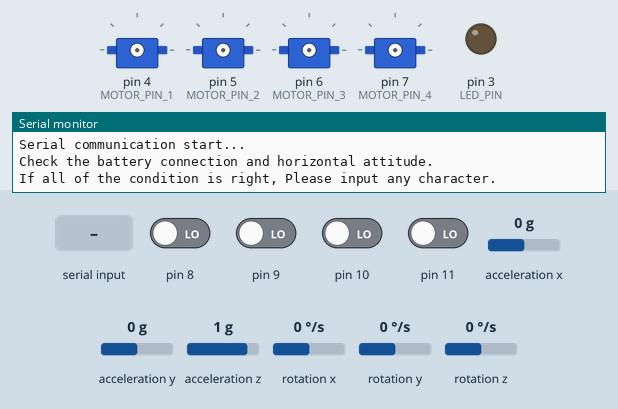
This sketch was run on a simulated Arduino Uno, built with avr-gcc and run on an emulated ATmega328P. Parts: 4 × servo, output pins drawn as LEDs (lit = HIGH), the last lines printed to the serial monitor. Wiring (inferred from the names in the program): MPU-6050 motion sensor at I2C address 0x68. Inputs (shaded band) come from the test bench; at power-on: pin 8–11 LOW, acceleration x 0 g, acceleration y 0 g, acceleration z 1 g, rotation x 0 °/s, rotation y 0 °/s, rotation z 0 °/s.

Above: at 1.0 s.
1.1 s: "1" received over Serial
At 9.3 s:
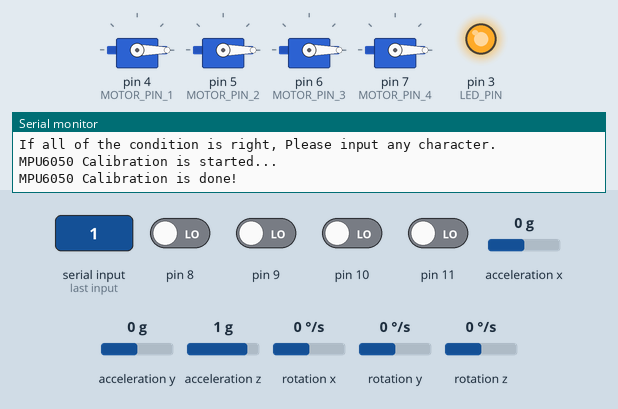
At 11.0 s:
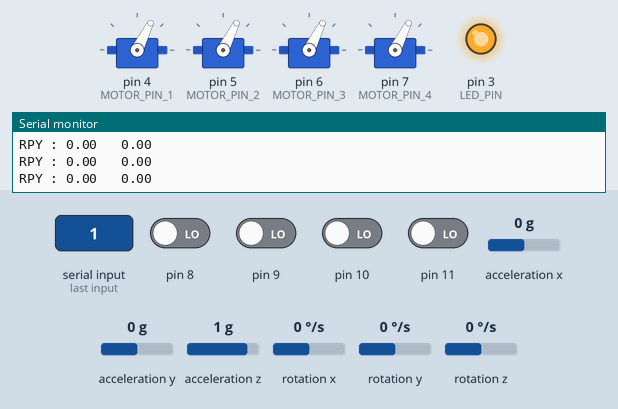
Timing chart, 0 to 12.2 s (numbered marks = the images above; inputs shaded):
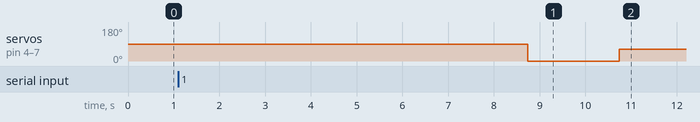

The sketch:

SUL_Drone_control_V1.ino
```cpp
#include <Servo.h>
#include <Wire.h>
#include <math.h>

#define MAX_SIGNAL                 2000   // 1025 ~ 1999
#define MIN_SIGNAL                 1000
#define MOTOR_PIN_1                   4
#define MOTOR_PIN_2                   5
#define MOTOR_PIN_3                   6
#define MOTOR_PIN_4                   7
#define MPU6050_ACCEL_XOUT_H       0x3B   // R
#define MPU6050_I2C_ADDRESS        0x68   // R/W
#define MPU6050_PWR_MGMT_1         0x6B   // R/W
#define LED_PIN                       3

//--------------------------------------------------//
//                 DEFINE VARIABLES                 //
//--------------------------------------------------//
Servo MOTOR_1;
Servo MOTOR_2;
Servo MOTOR_3;
Servo MOTOR_4;

byte last_channel_1, last_channel_2, last_channel_3, last_channel_4;
int receiver_input_channel_1, receiver_input_channel_2, receiver_input_channel_3, receiver_input_channel_4;

unsigned long timer_1, timer_2, timer_3, timer_4, current_time;
unsigned long TIME_LAST_M = 0;
unsigned long TIME_NOW_M;
unsigned long TIME_LAST_PID = 0;
unsigned long TIME_NOW_PID;

float ROLL = 0;
float ROLL_ACC;
float ROLL_GYRO = 0;

float PITCH = 0;
float PITCH_ACC;
float PITCH_GYRO = 0;

float YAW = 0;
float YAW_ACC;
float YAW_GYRO = 0;

int16_t X_ACC, Y_ACC, Z_ACC, TEMP;
int16_t X_GYRO, Y_GYRO, Z_GYRO;

float X_ACC_BASE = 0;
float Y_ACC_BASE = 0;
float Z_ACC_BASE = 0;
float X_GYRO_BASE = 0;
float Y_GYRO_BASE = 0;
float Z_GYRO_BASE = 0;

float MOTOR_OUTPUT_1;
float MOTOR_OUTPUT_2;
float MOTOR_OUTPUT_3;
float MOTOR_OUTPUT_4;

float CONTROLLED_VALUE_ROLL;
float CONTROLLED_VALUE_PITCH;
float CONTROLLED_VALUE_YAW;

float ROLL_RATE_MAX = 400.0;
float PITCH_RATE_MAX = 400.0;
float YAW_RATE_MAX = 400.0;
//--------------------------------------------------//
//                    VOID SETUP                    //
//--------------------------------------------------//
void setup(){
  Serial.begin(38400);
  Serial.println(F("Serial communication start..."));
  Serial.println(F("Check the battery connection and horizontal attitude."));
  Serial.println(F("If all of the condition is right, Please input any character."));
  PAUSE();

  SET_MPU6050();
  CALIBRATE_MPU6050();
  pinMode(LED_PIN, OUTPUT);
  digitalWrite(LED_PIN, HIGH);
  SET_MOTOR();

  PCICR |= (1 << PCIE0);                                       //Set PCIE0 to enable PCMSK0 scan.
  PCMSK0 |= (1 << PCINT0);                                     //Set PCINT0 (digital input 8) to trigger an interrupt on state change.
  PCMSK0 |= (1 << PCINT1);                                     //Set PCINT1 (digital input 9)to trigger an interrupt on state change.
  PCMSK0 |= (1 << PCINT2);                                     //Set PCINT2 (digital input 10)to trigger an interrupt on state change.
  PCMSK0 |= (1 << PCINT3);                                     //Set PCINT3 (digital input 11)to trigger an interrupt on state change.

  TIME_LAST_M = millis();
  TIME_LAST_PID = millis();

  //Serial.println(F("For start, Please input any character."));
  //PAUSE();
}
//--------------------------------------------------//
//                    VOID LOOP                     //
//--------------------------------------------------//
void loop(){
  TIME_NOW_M = millis();
  GET_RAW_DATA();
  GET_ANGLE();

  Serial.print("RPY : ");
  Serial.print(ROLL); Serial.print(" \t");
  //Serial.print(PITCH); Serial.print(" \t");
  //Serial.print(YAW); Serial.print(" \t");
  TIME_LAST_M = millis();
  //--------------------------------------------------//
  //                 PID CONTROL PART                 //
  //--------------------------------------------------//
  TIME_NOW_PID = millis();

  PID_MOTOR(ROLL, PITCH, YAW, 0.0, 0.0);
  UPDATE_MOTOR();
  Serial.println();

  TIME_LAST_PID = TIME_NOW_PID;
  //--------------------------------------------------//
  PAUSE_DATA();
}

//--------------------------------------------------//
//              USER DEFINED FUNCTION               //
//--------------------------------------------------//
inline void PAUSE(){
    while(Serial.available() && Serial.read());
    while(!Serial.available());
    while(Serial.available() && Serial.read());
}

inline void PAUSE_DATA(){
    if(Serial.available() && Serial.read() == '1'){
      Serial.println(F("Stop collecting"));
      MOTOR_1.writeMicroseconds(MIN_SIGNAL);
      MOTOR_2.writeMicroseconds(MIN_SIGNAL);
      MOTOR_3.writeMicroseconds(MIN_SIGNAL);
      MOTOR_4.writeMicroseconds(MIN_SIGNAL);
      while(true){
        if(Serial.available() && Serial.read() == '0'){
          Serial.println(F("Continue collecting"));
          break;
        }
      }
    }
}

void SET_MPU6050(){
  Wire.begin();
  Wire.beginTransmission(MPU6050_I2C_ADDRESS);
  Wire.write(MPU6050_PWR_MGMT_1);
  Wire.write(0);
  Wire.endTransmission(true);
}

void CALIBRATE_MPU6050(){
  int NUM_READING = 2000;
  int i;

  Serial.println(F("MPU6050 Calibration is started..."));
  for(i = 0; i < 2000; i++){
    GET_RAW_DATA();
  }
  for(i = 0; i < NUM_READING; i++){
    GET_RAW_DATA();
    X_ACC_BASE += X_ACC;
    Y_ACC_BASE += Y_ACC;
    Z_ACC_BASE += Z_ACC;
    X_GYRO_BASE += X_GYRO;
    Y_GYRO_BASE += Y_GYRO;
    Z_GYRO_BASE += Z_GYRO;
  }

  X_ACC_BASE /= NUM_READING;
  Y_ACC_BASE /= NUM_READING;
  Z_ACC_BASE /= NUM_READING;
  X_GYRO_BASE /= NUM_READING;
  Y_GYRO_BASE /= NUM_READING;
  Z_GYRO_BASE /= NUM_READING;

  Serial.println(F("MPU6050 Calibration is done!"));
}

void SET_MOTOR(){
  MOTOR_1.attach(MOTOR_PIN_1, MIN_SIGNAL, MAX_SIGNAL);
  MOTOR_2.attach(MOTOR_PIN_2, MIN_SIGNAL, MAX_SIGNAL);
  MOTOR_3.attach(MOTOR_PIN_3, MIN_SIGNAL, MAX_SIGNAL);
  MOTOR_4.attach(MOTOR_PIN_4, MIN_SIGNAL, MAX_SIGNAL);

  MOTOR_1.writeMicroseconds(MIN_SIGNAL);
  MOTOR_2.writeMicroseconds(MIN_SIGNAL);
  MOTOR_3.writeMicroseconds(MIN_SIGNAL);
  MOTOR_4.writeMicroseconds(MIN_SIGNAL);
  delay(2000);
  Serial.println(F("Motor Setup is done."));
}

void GET_RAW_DATA(){
  Wire.beginTransmission(MPU6050_I2C_ADDRESS);
  Wire.write(MPU6050_ACCEL_XOUT_H);
  Wire.endTransmission(false);

  Wire.requestFrom(MPU6050_I2C_ADDRESS, 14, true);
  X_ACC = Wire.read() << 8 | Wire.read();
  Y_ACC = Wire.read() << 8 | Wire.read();
  Z_ACC = Wire.read() << 8 | Wire.read();

  TEMP = Wire.read() << 8 | Wire.read();

  X_GYRO = Wire.read() << 8 | Wire.read();
  Y_GYRO = Wire.read() << 8 | Wire.read();
  Z_GYRO = Wire.read() << 8 | Wire.read();
  Wire.endTransmission(true);
}

double DT;
float X_ANGVEL;
float Y_ANGVEL;
float Z_ANGVEL;
float X_FORCE;
float Y_FORCE;
float Z_FORCE;

void GET_ANGLE(){
  double DT = (TIME_NOW_M - TIME_LAST_M)/1000.0;

  X_ANGVEL = (double(X_GYRO) - X_GYRO_BASE)/131.0;
  Y_ANGVEL = (double(Y_GYRO) - Y_GYRO_BASE)/131.0;
  Z_ANGVEL = (double(Z_GYRO) - Z_GYRO_BASE)/131.0;
  X_FORCE = double(X_ACC) - X_ACC_BASE;
  Y_FORCE = double(Y_ACC) - Y_ACC_BASE;
  Z_FORCE = double(Z_ACC) - (16384 - Z_ACC_BASE);

  ROLL_ACC = atan2(double(Y_FORCE), sqrt(sq(double(X_FORCE)) + sq(double(Z_FORCE))));
  ROLL_ACC = ROLL_ACC * 180 / M_PI;
  PITCH_ACC = - atan2(double(X_FORCE), sqrt(sq(double(Y_FORCE)) + sq(double(Z_FORCE))));
  PITCH_ACC = PITCH_ACC * 180 / M_PI;
  YAW_ACC = 0;
  YAW_ACC = YAW_ACC * 180 / M_PI;

  ROLL_GYRO = ROLL_GYRO + X_ANGVEL * DT;
  PITCH_GYRO = PITCH_GYRO + Y_ANGVEL * DT;
  YAW_GYRO = YAW_GYRO + Z_ANGVEL * DT;

  ROLL = 0.98 * (X_ANGVEL * DT + ROLL) + 0.02 * ROLL_ACC;
  PITCH = 0.98 * (Y_ANGVEL * DT + PITCH) + 0.02 * PITCH_ACC;
  YAW = 0.98 * (Z_ANGVEL * DT + YAW) + 0.02 * YAW_ACC;
}

float ERROR_PITCH;
float ERROR_PITCH_PREVIOUS = 0;
float ERROR_ROLL;
float ERROR_ROLL_PREVIOUS = 0;
float ERROR_YAW;
float ERROR_YAW_PREVIOUS = 0;

float I_CONTROL_PITCH = 0;
float I_CONTROL_ROLL = 0;
float I_CONTROL_YAW = 0;

float P_GAIN_PITCH = 0.8;
float I_GAIN_PITCH = 0.05;
float D_GAIN_PITCH = 55;

float P_GAIN_ROLL = 0.8;
float I_GAIN_ROLL = 0.05;
float D_GAIN_ROLL = 55;

float P_GAIN_YAW;
float I_GAIN_YAW;
float D_GAIN_YAW;

float P_CONTROL_ROLL = 0;
float D_CONTROL_ROLL = 0;
float P_CONTROL_PITCH = 0;
float D_CONTROL_PITCH = 0;
float dT;

//RC transmitter has minimum : 1112(1116) ~ 1912(1916)
void PID_MOTOR(float ROLL, float PITCH, float YAW, float DESIRED_ANGLE_PITCH, float DESIRED_ANGLE_ROLL){
    dT = (TIME_NOW_PID - TIME_LAST_PID)/1000.0;

    //Pitch Calculation
    ERROR_PITCH = DESIRED_ANGLE_PITCH - PITCH;
    P_CONTROL_PITCH = P_GAIN_PITCH * ERROR_PITCH;
    I_CONTROL_PITCH = I_GAIN_PITCH * ERROR_PITCH * dT + I_CONTROL_PITCH;
    D_CONTROL_PITCH = D_GAIN_PITCH * (ERROR_PITCH - ERROR_PITCH_PREVIOUS);
    if(I_CONTROL_PITCH >= PITCH_RATE_MAX) I_CONTROL_PITCH = PITCH_RATE_MAX;
    else if(I_CONTROL_PITCH <= -1 * PITCH_RATE_MAX) I_CONTROL_PITCH = -1 * PITCH_RATE_MAX;

    CONTROLLED_VALUE_PITCH = P_CONTROL_PITCH + I_CONTROL_PITCH + D_CONTROL_PITCH;
    if(CONTROLLED_VALUE_PITCH >= PITCH_RATE_MAX) CONTROLLED_VALUE_PITCH = PITCH_RATE_MAX;
    else if(CONTROLLED_VALUE_PITCH <= -1 * PITCH_RATE_MAX) CONTROLLED_VALUE_PITCH = -1 * PITCH_RATE_MAX;
    ERROR_PITCH_PREVIOUS = ERROR_PITCH;

    //Roll Calculation
    ERROR_ROLL = DESIRED_ANGLE_ROLL - ROLL;
    P_CONTROL_ROLL = P_GAIN_ROLL * ERROR_ROLL;
    I_CONTROL_ROLL = I_GAIN_ROLL * ERROR_ROLL * dT + I_CONTROL_ROLL;
    D_CONTROL_ROLL = D_GAIN_ROLL * (ERROR_ROLL - ERROR_ROLL_PREVIOUS);
    if(I_CONTROL_ROLL >= ROLL_RATE_MAX) I_CONTROL_ROLL = ROLL_RATE_MAX;
    else if(I_CONTROL_ROLL <= -1 * ROLL_RATE_MAX) I_CONTROL_ROLL = -1 * ROLL_RATE_MAX;

    CONTROLLED_VALUE_ROLL = P_CONTROL_ROLL + I_CONTROL_ROLL + D_CONTROL_ROLL;
    if(CONTROLLED_VALUE_ROLL >= ROLL_RATE_MAX) CONTROLLED_VALUE_ROLL = ROLL_RATE_MAX;
    else if(CONTROLLED_VALUE_ROLL <= -1 * ROLL_RATE_MAX) CONTROLLED_VALUE_ROLL = -1 * ROLL_RATE_MAX;
    ERROR_ROLL_PREVIOUS = ERROR_ROLL;

    //Serial.print(dT*1000.0); Serial.print(" \t");
    //Serial.print(P_CONTROL_ROLL); Serial.print(" \t");
    //Serial.print(I_CONTROL_ROLL); Serial.print(" \t");
    //Serial.print(D_CONTROL_ROLL); Serial.print(" \t");
    //Serial.print(CONTROLLED_VALUE_PITCH); Serial.print("\t");
    Serial.print(CONTROLLED_VALUE_ROLL); Serial.print("\t");
}

void UPDATE_MOTOR(){
  MOTOR_OUTPUT_1 = constrain(1350 + CONTROLLED_VALUE_PITCH - CONTROLLED_VALUE_ROLL, MIN_SIGNAL, MAX_SIGNAL);
  MOTOR_OUTPUT_2 = constrain(1350 - CONTROLLED_VALUE_PITCH + CONTROLLED_VALUE_ROLL, MIN_SIGNAL, MAX_SIGNAL);
  MOTOR_OUTPUT_3 = constrain(1350 - CONTROLLED_VALUE_PITCH - CONTROLLED_VALUE_ROLL, MIN_SIGNAL, MAX_SIGNAL);
  MOTOR_OUTPUT_4 = constrain(1350 + CONTROLLED_VALUE_PITCH + CONTROLLED_VALUE_ROLL, MIN_SIGNAL, MAX_SIGNAL);
  MOTOR_1.writeMicroseconds(MOTOR_OUTPUT_1);
  MOTOR_2.writeMicroseconds(MOTOR_OUTPUT_2);
  MOTOR_3.writeMicroseconds(MOTOR_OUTPUT_3);
  MOTOR_4.writeMicroseconds(MOTOR_OUTPUT_4);
}

ISR(PCINT0_vect){
  current_time = micros();
  //Channel 1=========================================
  if(PINB & B00000001){                                        //Is input 8 high?
    if(last_channel_1 == 0){                                   //Input 8 changed from 0 to 1
      last_channel_1 = 1;                                      //Remember current input state
      timer_1 = current_time;                                  //Set timer_1 to current_time
    }
  }
  else if(last_channel_1 == 1){                                //Input 8 is not high and changed from 1 to 0
    last_channel_1 = 0;                                        //Remember current input state
    receiver_input_channel_1 = current_time - timer_1;         //Channel 1 is current_time - timer_1
  }
  //Channel 2=========================================
  if(PINB & B00000010 ){                                       //Is input 9 high?
    if(last_channel_2 == 0){                                   //Input 9 changed from 0 to 1
      last_channel_2 = 1;                                      //Remember current input state
      timer_2 = current_time;                                  //Set timer_2 to current_time
    }
  }
  else if(last_channel_2 == 1){                                //Input 9 is not high and changed from 1 to 0
    last_channel_2 = 0;                                        //Remember current input state
    receiver_input_channel_2 = current_time - timer_2;         //Channel 2 is current_time - timer_2
  }
  //Channel 3=========================================
  if(PINB & B00000100 ){                                       //Is input 10 high?
    if(last_channel_3 == 0){                                   //Input 10 changed from 0 to 1
      last_channel_3 = 1;                                      //Remember current input state
      timer_3 = current_time;                                  //Set timer_3 to current_time
    }
  }
  else if(last_channel_3 == 1){                                //Input 10 is not high and changed from 1 to 0
    last_channel_3 = 0;                                        //Remember current input state
    receiver_input_channel_3 = current_time - timer_3;         //Channel 3 is current_time - timer_3

  }
  //Channel 4=========================================
  if(PINB & B00001000 ){                                       //Is input 11 high?
    if(last_channel_4 == 0){                                   //Input 11 changed from 0 to 1
      last_channel_4 = 1;                                      //Remember current input state
      timer_4 = current_time;                                  //Set timer_4 to current_time
    }
  }
  else if(last_channel_4 == 1){                                //Input 11 is not high and changed from 1 to 0
    last_channel_4 = 0;                                        //Remember current input state
    receiver_input_channel_4 = current_time - timer_4;         //Channel 4 is current_time - timer_4
  }
}
```

Measured:
- after the input at 1.1 s, pin 3 (LED_PIN): LOW → HIGH after 7.6 s; servo on pin 4 (MOTOR_PIN_1), servo on pin 5 (MOTOR_PIN_2), servo on pin 6 (MOTOR_PIN_3), servo on pin 7 (MOTOR_PIN_4): 90° → 0° after 7.6 s, → 63° 2.0 s later
